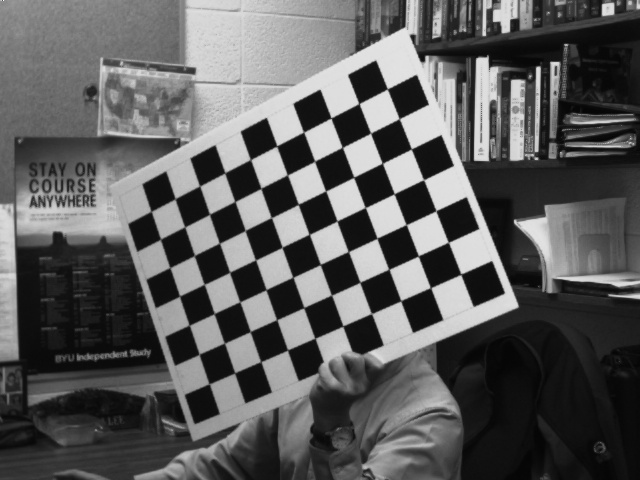
#> input picture hw2/images/AR1.jpg, 640 x 480 px, found by its file name; its folder holds 4 pictures in this run
$ python run_calibrate.py
#> lines starting #> are read from the running program, lines starting #| are printed output that depends on the picture; long printed decimals are rounded
### hw2/calibrate.py
import threading
import numpy as np
import cv2 as cv
from PIL import Image, ImageTk
from tkinter import LabelFrame, Tk, Frame, Button, BOTH, Label, Scale, Radiobutton       # Graphical User Inetrface Stuff
from tkinter import font as tkFont
import tkinter as tk
import glob
import os
print(os.getcwd())

class Camera_calib:
    """Calibrate a camera given a set of pictures of a chessboard.

    Note: All images must start with "AR*" (i.e. "AR1.jpg")

    Params:
        filepath (string): filepath to source images
        fileout (string): path and name for output txt with camera parameters
        boardsize (tuple(int)): dimensions of inner chessboard, do not include the outer squares of the chessboard
        pixels_per_mm (int): Numper of pixels per mm. This can be calculated by taking the number of pixels in the x or y direction
                                divided by the actual size in that direction. Example a 648x488 pixel camera with a sensor size of
                                4.8mmx3.6mm -> pixels_per_mm = 648/4.8 = 135"""

    def __init__(self, filepath="./hw2/images/", fileout="./hw2/camera_params.txt", boardsize = (10,7), pixels_per_mm=135) -> None:
        # Lists for image and object points on chessboard
        self.image_pts = []
        self.object_pts = []

        self.filepath = filepath
        # criteria for corner detection
        self.criteria = (cv.TERM_CRITERIA_EPS + cv.TermCriteria_COUNT, 40, 0.001)

        # chessboard
        self.width = boardsize[0]
        self.height = boardsize[1]

        # Template for object points
        temp = self.width*self.height
        self.pts = np.zeros((temp,3), np.float32)
        self.pts[:,:2] = np.mgrid[0:self.width,0:self.height].T.reshape(-1,2)
        # file to write params
        self.fileout = fileout

    def calibrate(self):
        self.load_images()
        # Find corners in each image
        for image, name in zip(self.images, self.filenames):
            frame = cv.cvtColor(image, cv.COLOR_BGR2GRAY)
            ret, corners = cv.findChessboardCorners(frame, (self.width, self.height))

            # If found pattern, add to object points and image points
            if ret:
                self.object_pts.append(self.pts)
                corners = cv.cornerSubPix(frame, corners, (5,5), (-1,-1), self.criteria)
                self.image_pts.append(corners)
            else:
                print("corners not found for {}".format(name))

        # Calibrate based on corners found
        image_pts = np.array(self.image_pts)
        object_pts = np.array(self.object_pts)
        ret, mtx, dist, rvecs, tvecs = cv.calibrateCamera(object_pts, image_pts, frame.shape[::-1], None, None)
        fx = mtx[0,0]/135
        fy = mtx[1,1]/135

        print("K matrix:", mtx, "\n\n")
        print("Distortion params:", dist, "\n\n")
        print("Focal point in mm (x,y)", fx, fy)

        file = open(self.fileout, "w")
        file.write("K = {}\n".format(mtx))
        file.write("D = {}\n".format(dist))
        file.write("fx = {}\n".format(fx))
        file.write("fy = {}\n".format(fy))
        return mtx, dist

    def load_images(self):
        # Extract images
        print(os.getcwd())
        self.filenames = [file for file in os.listdir(self.filepath) if file.startswith("AR")]
        self.images = [cv.imread(self.filepath + imagename) for imagename in self.filenames]
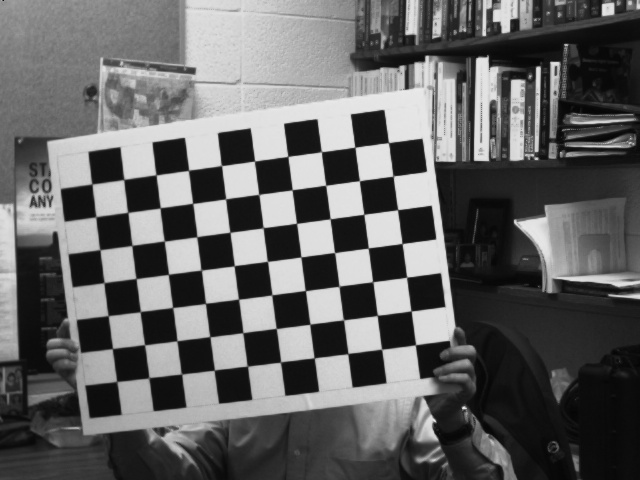
#> input picture hw2/images/AR10.jpg, 640 x 480 px, found by its file name
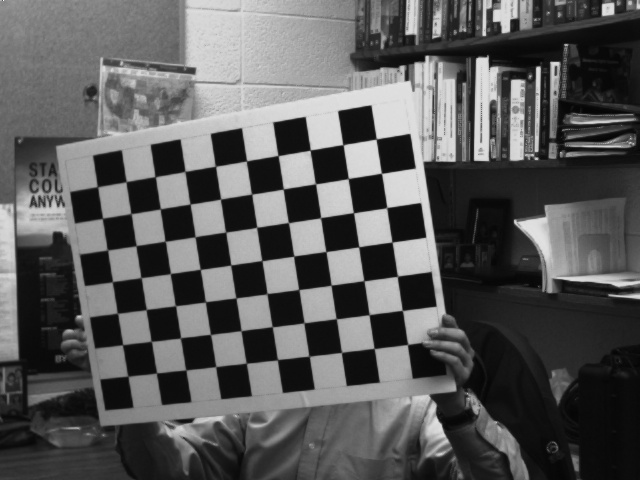
#> input picture hw2/images/AR11.jpg, 640 x 480 px, found by its file name
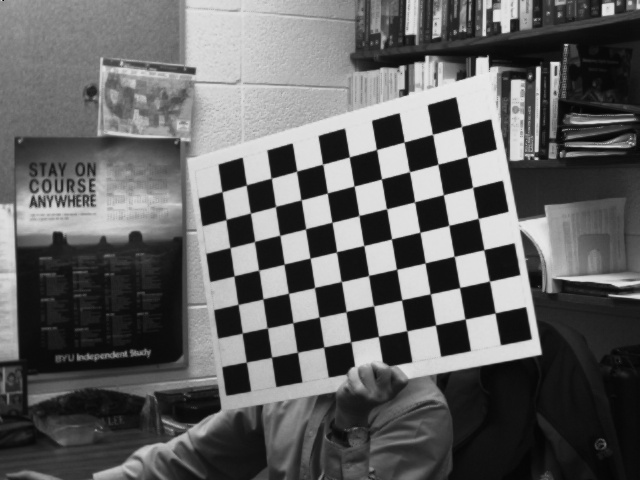
#> input picture hw2/images/AR12.jpg, 640 x 480 px, found by its file name
#> self.images = 4 items


### hw2/run_calibrate.py
from calibrate import Camera_calib

def main():
    calibrator = Camera_calib()
    calibrator.calibrate()
#> the loop in calibrate, `for image, name in zip(self.images, self.filenames):` made 4 passes
#> name on passes 1 to 4: 'AR1.jpg', 'AR10.jpg', 'AR11.jpg', 'AR12.jpg'
#> in calibrate, `ret, mtx, dist, rvecs, tvecs = cv.calibrateCamera(object_pts, image_pt..`: ret = 0.111; mtx = [[1139.9, 0, 333.3], [0, 1138.3, 220.6], [0, 0, 1]]; dist = [[-0.214, -1.82, -0.00138, -0.00137, 22.86]]; rvecs = ([0.569, 0.218, 2.68], [0.0924, 0.0666, 3.01], [0.406, -0.0473, 2.96], [0.664, 0.217, 2.86]); tvecs = ([3.66, 1.54, 32.54], [2.41, 3.64, 33.21], [2.14, 3.58, 32.77], [4.97, 2.84, 34.78])
#> in calibrate, `fx = mtx[0,0]/135`: fx = 8.44
#> in calibrate, `fy = mtx[1,1]/135`: fy = 8.43
#| K matrix: [[1.13987587e+03 0.00000000e+00 3.33302844e+02]
#|  [0.00000000e+00 1.13825745e+03 2.20628287e+02]
#|  [0.00000000e+00 0.00000000e+00 1.00000000e+00]]
#| Distortion params: [[-2.14342334e-01 -1.82079910e+00 -1.38314086e-03 -1.36900361e-03
#|    2.28604154e+01]]
#| Focal point in mm (x,y) 8.444 8.432

if __name__ == "__main__":
    main()
